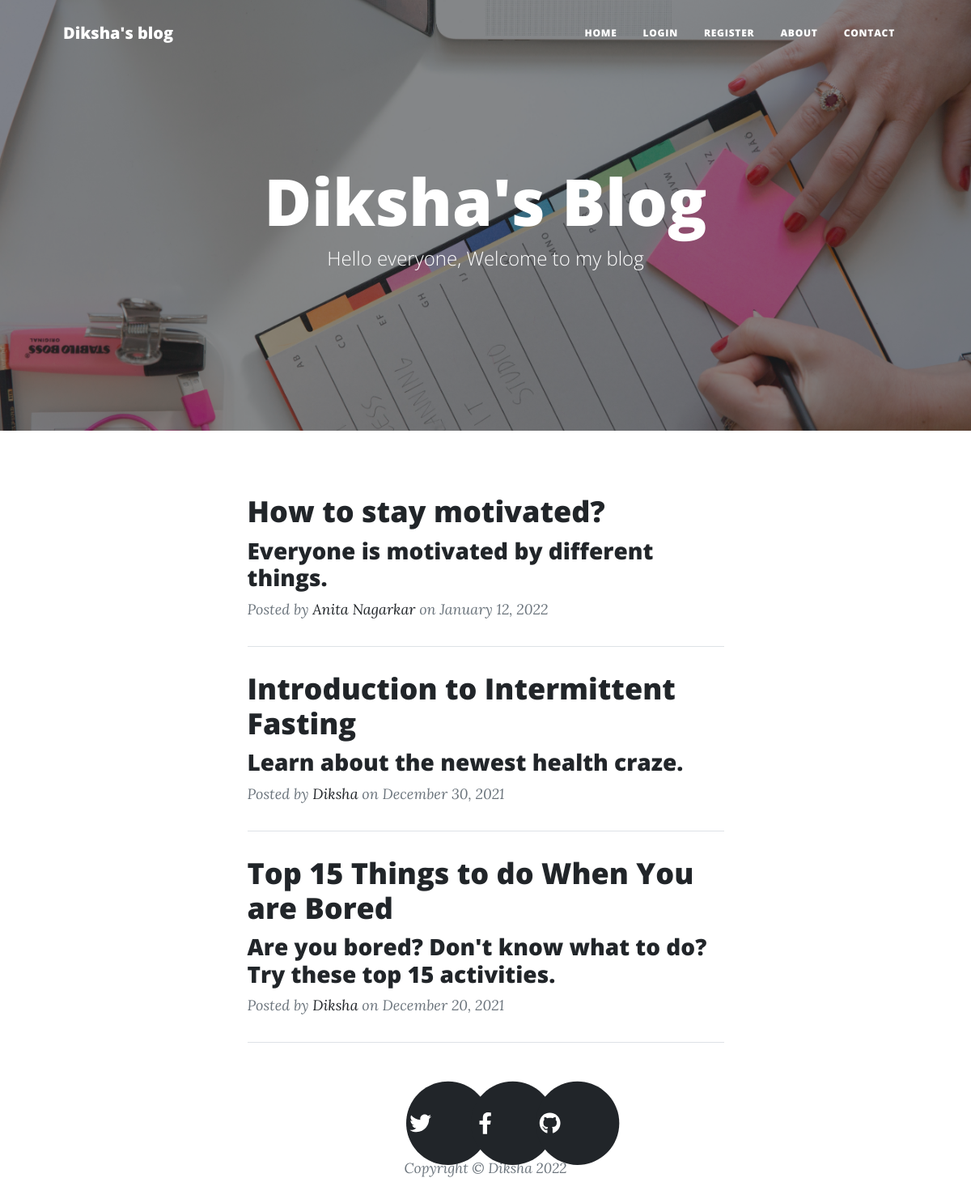
The page / on the database its author committed.
### server.py (models this page shows)
class BlogPost(db.Model):
    id = db.Column(db.Integer, primary_key=True)
    title = db.Column(db.String(250), unique=True, nullable=False)
    subtitle = db.Column(db.String(250), nullable=False)
    date = db.Column(db.String(250), nullable=False)
    body = db.Column(db.Text, nullable=False)
    author = db.Column(db.String(250), nullable=False)
    img_url = db.Column(db.String(250), nullable=False)

### server.py (the view)
@app.route('/')
def home():
    response = BlogPost.query.all()[::-1]
    img = "static/assets/img/home-bg.jpg"
    head = "Diksha's Blog"
    subhead = "Hello everyone, Welcome to my blog"
    if not current_user.is_authenticated or current_user.id != 1:
        is_admin = False
    else:
        is_admin = True
    return render_template("index.html", img=img, head=head, subhead=subhead, posts=response, logged_in=current_user.is_authenticated, is_admin=is_admin)

### templates/index.html (shortened to what this page needs)
<!DOCTYPE html>
<html lang="en">
{% include 'header.html' %}
        <div class="container px-4 px-lg-5">
            <div class="row gx-4 gx-lg-5 justify-content-center">
                <div class="col-md-10 col-lg-8 col-xl-7">
                    {% for post in posts: %}
                    <div class="post-preview">
                        <a href={{url_for('post', id=post["id"])}}><h2 class="post-title">{{post["title"]}}</h2></a>
                            <h3 class="post-subtitle">{{post["subtitle"]}}</h3>
                        <p class="post-meta">
                            Posted by
                            <a href={{url_for('home')}}>{{post.author}}</a>
                            on {{post.date}}
                        </p>
                    </div>
                    <hr class="my-4" />
                    {% endfor %}
                </div>
            </div>
        </div>
{% include 'footer.html' %}

### templates/header.html (shortened to what this page needs)
<!DOCTYPE html>
<html lang="en">
<head>
        <link rel="stylesheet" href="https://pro.fontawesome.com/releases/v5.10.0/css/all.css"/>
        <link href="{{url_for('static', filename='css/styles.css')}}" rel="stylesheet" />
    </head>
<body>
        <nav class="navbar navbar-expand-lg navbar-light" id="mainNav">
            <div class="container px-4 px-lg-5">
                <a class="navbar-brand" href={{url_for('home')}}>Diksha's blog</a>
                <div class="collapse navbar-collapse" id="navbarResponsive">
                    <ul class="navbar-nav ms-auto py-4 py-lg-0">
                        {% if not logged_in: %}
                        <li class="nav-item"><a class="nav-link px-lg-3 py-3 py-lg-4" href="{{url_for('home')}}">Home</a></li>
                        <li class="nav-item"><a class="nav-link px-lg-3 py-3 py-lg-4" href="{{url_for('login')}}">Login</a></li>
                        <li class="nav-item"><a class="nav-link px-lg-3 py-3 py-lg-4" href="{{url_for('register')}}">Register</a></li>
                        <li class="nav-item"><a class="nav-link px-lg-3 py-3 py-lg-4" href="{{url_for('about')}}">About</a></li>
                        <li class="nav-item"><a class="nav-link px-lg-3 py-3 py-lg-4" href="{{url_for('contact')}}">Contact</a></li>
                        {% endif %}
                    </ul>
                </div>
            </div>
        </nav>
<header class="masthead" style="background-image:url('{{img}}')">
            <div class="container position-relative px-4 px-lg-5">
                <div class="row gx-4 gx-lg-5 justify-content-center">
                    <div class="col-md-10 col-lg-8 col-xl-7">
                        <div class="site-heading">
                            <h1>{{head}}</h1>
                            <span class="subheading">{{subhead}}</span>
                        </div>
                    </div>
                </div>
            </div>
        </header>

### templates/footer.html (shortened to what this page needs)
<!DOCTYPE html>
<html lang="en">
<footer class="">
            <div class="container px-4 px-lg-5">
                <div class="row gx-4 gx-lg-5 justify-content-center">
                    <div class="col-md-10 col-lg-8 col-xl-7">
                        <ul class="list-inline text-center">
                            <li class="list-inline-item">
                                <a href="https://twitter.com/DikshaB09722178" target="_blank">
                                    <span class="fa-stack fa-lg">
                                        <i class="fas fa-circle fa-stack-2x"></i>
                                        <i class="fab fa-twitter fa-stack-1x fa-inverse"></i>
                                    </span>
                                </a>
                            </li>
                            <li class="list-inline-item">
                                <a href="https://www.facebook.com/diksha.choudhary.5494/" target="_blank">
                                    <span class="fa-stack fa-lg">
                                        <i class="fas fa-circle fa-stack-2x"></i>
                                        <i class="fab fa-facebook-f fa-stack-1x fa-inverse"></i>
                                    </span>
                                </a>
                            </li>
                            <li class="list-inline-item">
                                <a href="https://github.com/diksha1720" target="_blank">
                                    <span class="fa-stack fa-lg">
                                        <i class="fas fa-circle fa-stack-2x"></i>
                                        <i class="fab fa-github fa-stack-1x fa-inverse"></i>
                                    </span>
                                </a>
                            </li>
                        </ul>
                        <div class="small text-center text-muted fst-italic">Copyright &copy; Diksha 2022</div>
                    </div>
                </div>
            </div>
        </footer>
    </body>
</html>

### rows shown on the page
BlogPost: title "How to stay motivated?", subtitle "Everyone is motivated by different things.", author "Anita Nagarkar", date "January 12, 2022"
BlogPost: title "Introduction to Intermittent Fasting", subtitle "Learn about the newest health craze.", author "Diksha", date "December 30, 2021"
BlogPost: title "Top 15 Things to do When You are Bored", subtitle "Are you bored? Don't know what to do? Try these top 15 activities.", author "Diksha", date "December 20, 2021"

### other values the page prints
{{ head }} "Diksha's Blog"
{{ subhead }} "Hello everyone, Welcome to my blog"
